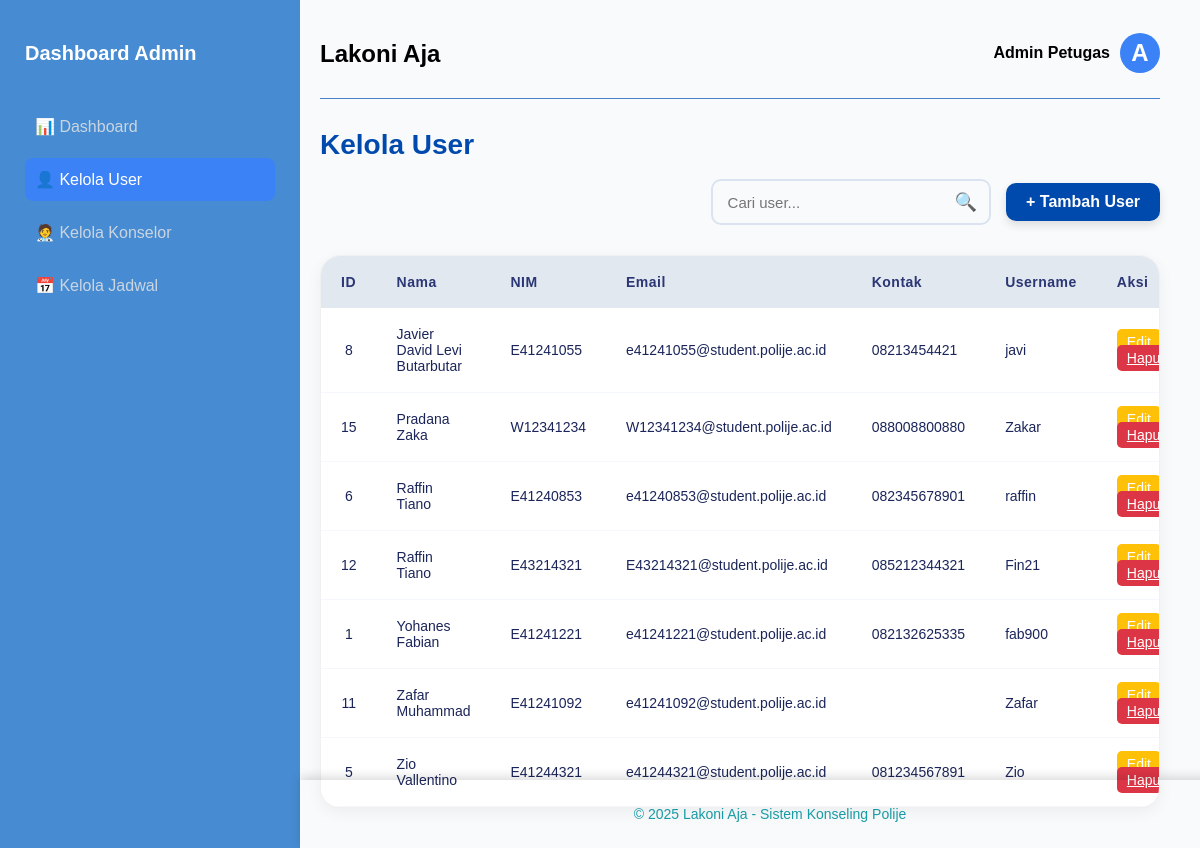
The page /kelola_user.php (signed in) on the database its author committed.
### tables this page shows
CREATE TABLE `user` (
  `id_user` int NOT NULL,
  `nama` varchar(100) NOT NULL,
  `nim` varchar(50) DEFAULT NULL,
  `email` varchar(50) DEFAULT NULL,
  `tanggal_lahir` date DEFAULT NULL,
  `no_hp` varchar(100) DEFAULT NULL,
  `username` varchar(50) NOT NULL,
  `password` varchar(255) NOT NULL
);

### kelola_user.php (the view, shortened to what this page needs)
<?php
include 'db.php';
$cari = "";
if (isset($_GET['cari'])) {
    $cari = mysqli_real_escape_string($conn, $_GET['cari']);
    $users = mysqli_query($conn, "SELECT * FROM user WHERE nama LIKE '%$cari%' OR nim LIKE '%$cari%' ORDER BY nama ASC");
} else {
    $users = mysqli_query($conn, "SELECT * FROM user ORDER BY nama ASC");
}
?>
<!DOCTYPE html>
<html lang="en">
<head>
    <link rel="stylesheet" href="assets/css/kelola_user.css?v=<?= time(); ?>">
</head>
<body>
<div class="sidebar">
  <div class="list_sidebar">
      <h2>Dashboard Admin</h2>
      <a href="dashboard_admin.php">📊 Dashboard</a>
      <a href="kelola_user.php" class="active">👤 Kelola User</a>
      <a href="kelola_konselor.php">🧑‍⚕️ Kelola Konselor</a>
      <a href="kelola_jadwal.php">📅 Kelola Jadwal</a>
  </div>
</div>
<div class="content">
    <div class="main-header">
        <h1 class="brand-title">Lakoni Aja</h1>
        <div class="profile-section">
            <span class="profile-name">Admin Petugas</span>
            <div class="profile-avatar">A</div>
        </div>
    </div>
    <hr class="header-line">
    <div class="page-header">
        <h2 class="page-title">Kelola User</h2>
        <div class="header-actions">
            <form method="GET" action="kelola_user.php" class="search-box">
                <input type="text" name="cari" value="<?= $cari ?>" placeholder="Cari user..." class="search-input">
                <button class="search-btn">🔍</button>
            </form>
            <a href="tambah_user.php" class="btn-add">+ Tambah User</a>
        </div>
    </div>
    <div class="table-container">
        <table>
            <thead>
                <tr>
                    <th style="width:5%">ID</th>
                    <th style="width:20%">Nama</th>
                    <th style="width:15%">NIM</th>
                    <th style="width:20%">Email</th>
                    <th style="width:15%">Kontak</th>
                    <th style="width:10%">Username</th>
                    <th style="width:15%">Aksi</th>
                </tr>
            </thead>
            <tbody>
                <?php if (mysqli_num_rows($users) > 0): ?>
                    <?php while ($row = mysqli_fetch_assoc($users)): ?>
                        <tr>
                            <td style="text-align:center;"><?= $row['id_user'] ?></td>
                            <td><?= htmlspecialchars($row['nama']) ?></td>
                            <td><?= $row['nim'] ?></td>
                            <td><?= $row['email'] ?></td>
                            <td><?= $row['no_hp'] ?></td>
                            <td><?= $row['username'] ?></td>
                            <td>
                                <a href="edit_user.php?id=<?= $row['id_user'] ?>" class="btn-edit">Edit</a> |
                                <a href="?hapus=<?= $row['id_user'] ?>" class="btn-hapus" onclick="return confirm('Yakin hapus user ini?')">Hapus</a>
                            </td>
                        </tr>
                    <?php endwhile; ?>
                <?php endif; ?>
            </tbody>
        </table>
    </div>
</div>
<footer class="footer">
  <p>© 2025 Lakoni Aja - Sistem Konseling Polije</p>
</footer>
</body>
</html>

### assets/css/kelola_user.css (style rules this page uses)
.main-header { display: flex; justify-content: space-between; margin-top: -50 px; margin-bottom: 30px; padding-bottom: -50px; padding-top: -40px; }
.brand-title { font-size: 24px; font-weight: 700; color: #000; margin: 0; }
.profile-section { display: flex; align-items: center; gap: 10px; margin-top: -7px; }
.profile-name { font-weight: 700; font-size: 16px; color: #000; }
.profile-avatar { width: 40px; height: 40px; background-color: #3B82F6; color: white; font-weight: 600; font-size: 24px; border-radius: 50%; display: flex; justify-content: center; align-items: center; }
.header-line { border: 0; border-top: 1px solid #4a81ca; margin-bottom: 30px; opacity: 1; margin-top: -5px; }
.page-header { display: flex; justify-content: space-between; align-items: flex-start }
.page-header h2 { font-size: 28px; font-weight: 700; margin: 0; color: #004aad; }
.header-actions { display: flex; gap: 15px; align-items: center; margin-top: 50px; }
.search-box { display: flex; align-items: center; border: 2px solid #dce3f0; border-radius: 10px; transition: 0.2s ease-in-out; }
.search-box input { padding: 10px 15px; border: none; outline: none; font-size: 15px; width: 200px; background: transparent; transition: 0.2s ease-in-out; }
.search-btn { background: none; border: none; font-size: 18px; padding: 10px 12px; cursor: pointer; color: #004aad; transition: 0.2s ease-in-out; }
.btn-add { background-color: #004aad; color: white; padding: 10px 20px; border-radius: 10px; text-decoration: none; font-weight: 600; transition: .3s ease; box-shadow: 0 4px 10px rgba(0,0,0,0.12); }
.table-container { margin-top: 30px; background: white; border-radius: 20px; box-shadow: 0 5px 15px rgba(0, 0, 0, 0.05); overflow: hidden; border: 1px solid #f0f0f0; }
table { width: 100%; border-collapse: collapse; background: white; }
th { background-color: #F4F7FE; color: #2B3674; font-weight: 700; font-size: 14px; padding: 18px 20px; text-align: left; border: none; letter-spacing: 0.5px; }
td { padding: 18px 20px; color: #1B2559; font-size: 14px; border-bottom: 1px solid #F4F7FE; font-weight: 500; }
td { vertical-align: middle; }
th { background: #e2e8f0; }
.btn-edit { background-color: #ffc107; border: none; padding: 5px 10px; border-radius: 5px; cursor: pointer; color: white; margin-right: 5px; }
.btn-hapus { background-color: #dc3545; border: none; padding: 5px 10px; border-radius: 5px; cursor: pointer; color: white; }
.footer { position: fixed; bottom: 0; left: 0; width: calc(100% - 260px); margin-left: 300px; color: rgb(24, 155, 164); text-align: center; padding: 12px 0; font-size: 14px; box-shadow: 0 -3px 10px rgba(0,0,0,0.15); }

### assets/css/dashboard_admin.css (style rules this page uses)
.page-title { font-size: 28px; font-weight: bold; color: #004aad; margin-bottom: 10px; margin-top: -1000px; }
body { margin: 0; font-family: "Poppins", sans-serif; background-color: #f8fafc; }
.sidebar { width: 250px; height: 100vh; background-color: #478cd2; color: #fff; position: fixed; top: 0; left: 0; padding: 25px; }
.sidebar h2 { font-size: 20px; margin-bottom: 40px; display: flex; gap: 10px; align-items: center; }
.sidebar a { text-decoration: none; color: #cbd5e1; font-size: 16px; display: block; padding: 12px 10px; border-radius: 8px; margin-bottom: 10px; transition: 0.3s; }
.sidebar .list_sidebar a:hover, .sidebar .list_sidebar .active { background-color: #3b82f6; color: #fff; }
.content { margin-left: 280px; padding: 40px; }
h1 { font-size: 32px; font-weight: bold; }
.footer { position: fixed; bottom: 0; left: 0; width: calc(100% - 260px); margin-left: 300px; color: rgb(24, 155, 164); text-align: center; padding: 12px 0; font-size: 14px; box-shadow: 0 -3px 10px rgba(0,0,0,0.15); }

### rows shown on the page
user: id_user "8", nama "Javier David Levi Butarbutar", nim "E41241055", email "e41241055@student.polije.ac.id", no_hp "08213454421", username "javi"
user: id_user "15", nama "Pradana Zaka", nim "W12341234", email "W12341234@student.polije.ac.id", no_hp "088008800880", username "Zakar"
user: id_user "6", nama "Raffin Tiano", nim "E41240853", email "e41240853@student.polije.ac.id", no_hp "082345678901", username "raffin"
user: id_user "12", nama "Raffin Tiano", nim "E43214321", email "E43214321@student.polije.ac.id", no_hp "085212344321", username "Fin21"
user: id_user "1", nama "Yohanes Fabian", nim "E41241221", email "e41241221@student.polije.ac.id", no_hp "082132625335", username "fab900"
user: id_user "11", nama "Zafar Muhammad", nim "E41241092", email "e41241092@student.polije.ac.id", username "Zafar"
user: id_user "5", nama "Zio Vallentino", nim "E41244321", email "e41244321@student.polije.ac.id", no_hp "081234567891", username "Zio"
